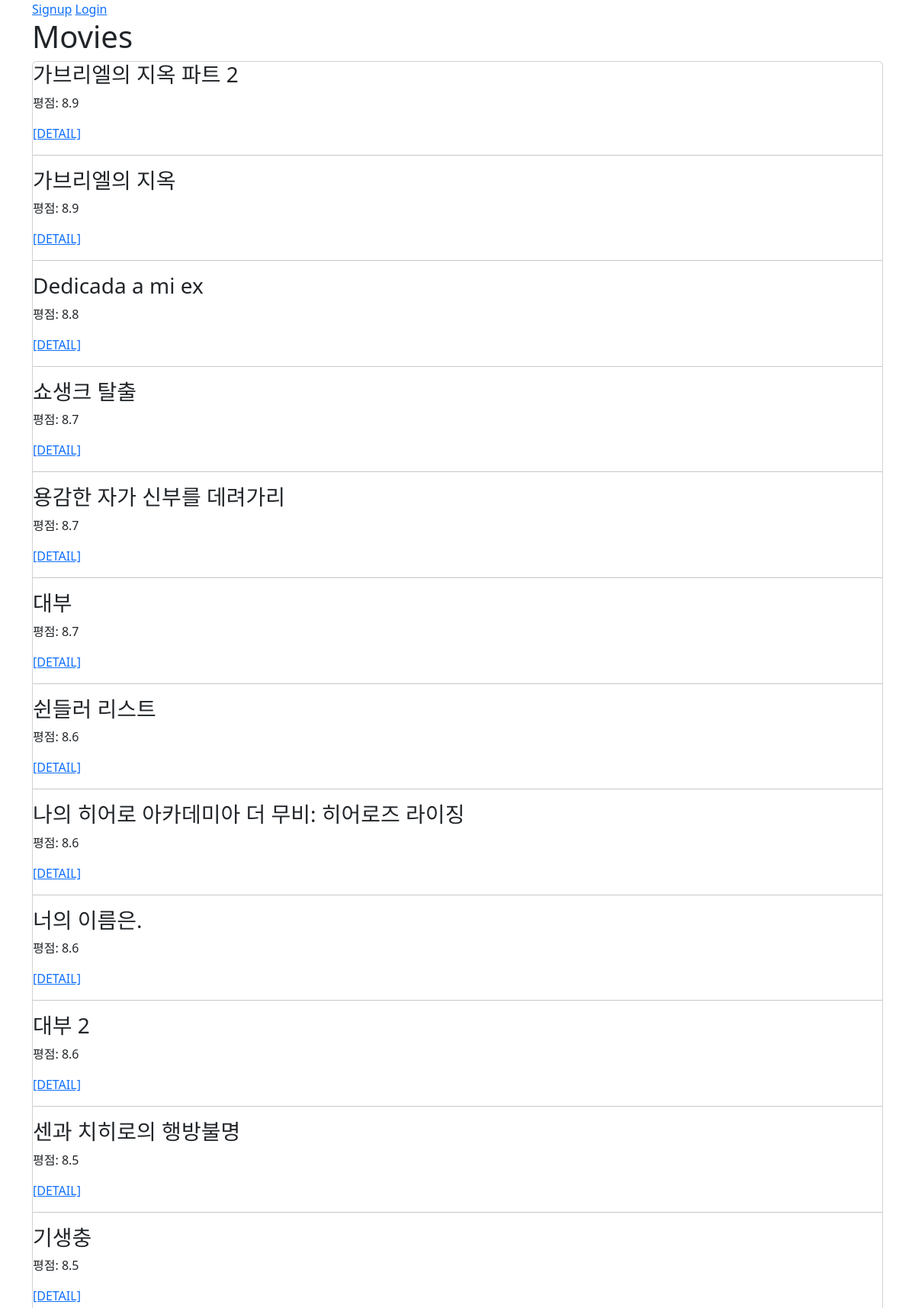
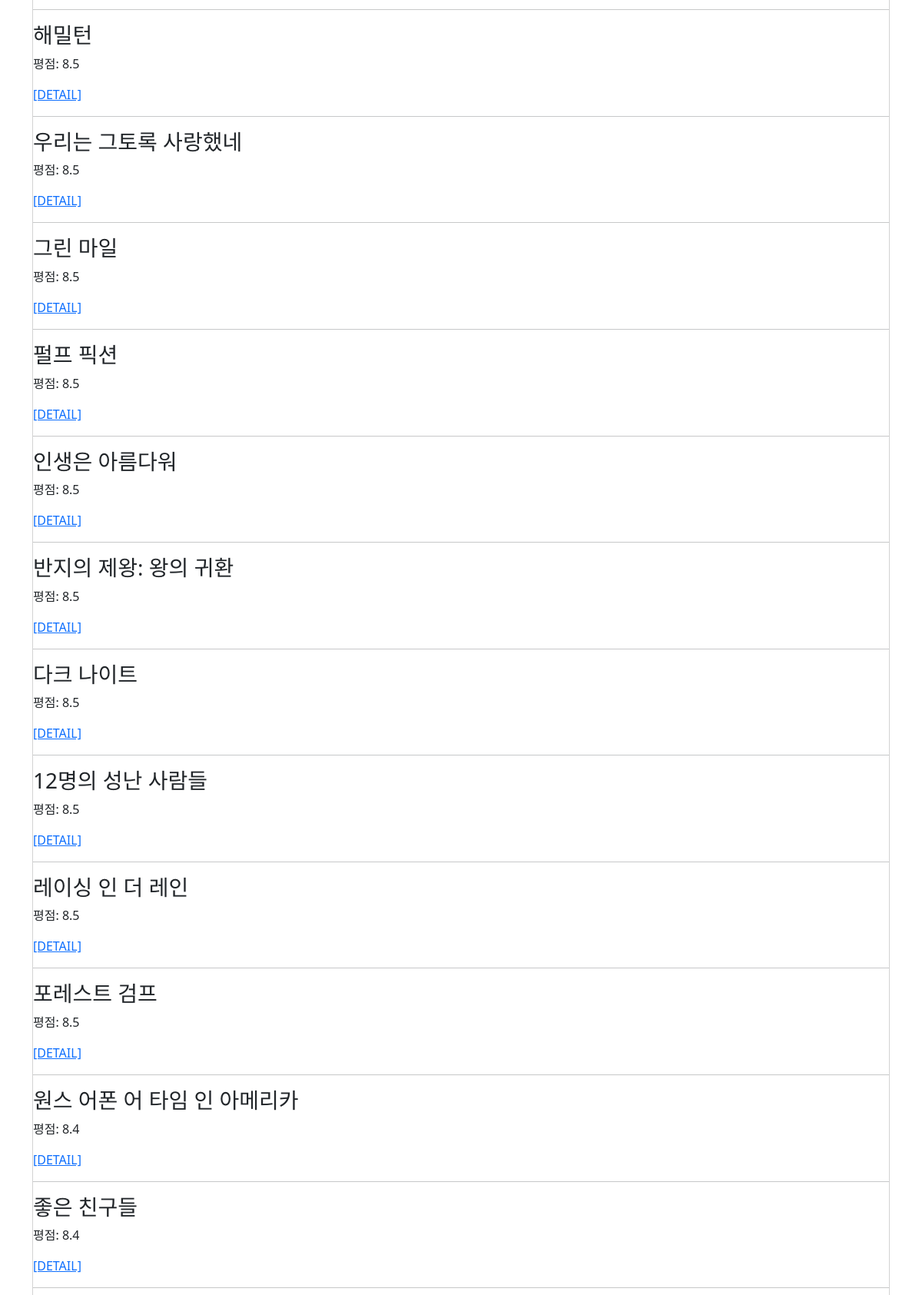
Page /movies/ (upper part) on the committed database (2 pictures, top to bottom).
### movies/models.py (models this page shows)
class Movie(models.Model):
    title = models.CharField(max_length=100)
    release_date = models.DateField()
    popularity = models.FloatField()
    vote_count = models.IntegerField()
    vote_average = models.FloatField()
    overview = models.TextField()
    poster_path = models.CharField(max_length=200)
    genres = models.ManyToManyField(Genre, related_name="movie")

### movies/views.py (the view)
# urls.py: path('', views.index, name='index'),
@require_safe
def index(request):
    movies = get_list_or_404(Movie)
    context = {'movies': movies}
    return render(request, 'movies/index.html', context)

### movies/templates/movies/index.html (shortened to what this page needs)
{% extends 'base.html' %}
{% block content %}
<h1>Movies</h1>
<div class="card">
  {% for movie in movies %}
    <h3>{{movie.title}}</h3>
    <p>평점: {{movie.vote_average}}</p>
    <a href="{% url 'movies:detail' movie.pk%}" >[DETAIL]</a>
    <hr>
  {% endfor %}
</div>
{% endblock %}

### templates/base.html (shortened to what this page needs)
<!DOCTYPE html>
<html lang="en">
<head>
  <link href="https://cdn.jsdelivr.net/npm/bootstrap@5.2.0-beta1/dist/css/bootstrap.min.css" rel="stylesheet">
</head>
<body>
  <div class="container">
    <nav>
      {% if user.is_authenticated %}
      <h3>Hello, {{ user.username }}</h3>
      <a href="{% url 'accounts:profile' user %}">내 프로필</a>
      <form action="{% url 'accounts:logout' %}" method="POST">
        {% csrf_token %}
        <input type="submit" value="Logout">
      </form>
      <a href="{% url 'movies:index'%}">Movie</a>
      <a href="{% url 'community:index'%}">Community</a>
      <a href="{% url 'community:create'%}">New Review</a>
      <a href="{% url 'movies:recommended' %}">MoviePick</a>
      {% else %}
      <a href="{% url 'accounts:signup' %}">Signup</a>
      <a href="{% url 'accounts:login' %}">Login</a>
      {% endif %}
    </nav>
    {% block content %}
    {% endblock content %}
  </div>
</body>
</html>

### rows in the picture
Movie: title "가브리엘의 지옥 파트 2", vote_average "8.9"
Movie: title "가브리엘의 지옥", vote_average "8.9"
Movie: title "Dedicada a mi ex", vote_average "8.8"
Movie: title "쇼생크 탈출", vote_average "8.7"
Movie: title "용감한 자가 신부를 데려가리", vote_average "8.7"
Movie: title "대부", vote_average "8.7"
Movie: title "쉰들러 리스트", vote_average "8.6"
Movie: title "나의 히어로 아카데미아 더 무비: 히어로즈 라이징", vote_average "8.6"
Movie: title "너의 이름은.", vote_average "8.6"
Movie: title "대부 2", vote_average "8.6"
Movie: title "센과 치히로의 행방불명", vote_average "8.5"
Movie: title "기생충", vote_average "8.5"
Movie: title "해밀턴", vote_average "8.5"
Movie: title "우리는 그토록 사랑했네", vote_average "8.5"
Movie: title "그린 마일", vote_average "8.5"
Movie: title "펄프 픽션", vote_average "8.5"
Movie: title "인생은 아름다워", vote_average "8.5"
Movie: title "반지의 제왕: 왕의 귀환", vote_average "8.5"
Movie: title "다크 나이트", vote_average "8.5"
Movie: title "12명의 성난 사람들", vote_average "8.5"
Movie: title "레이싱 인 더 레인", vote_average "8.5"
Movie: title "포레스트 검프", vote_average "8.5"
Movie: title "원스 어폰 어 타임 인 아메리카", vote_average "8.4"
Movie: title "좋은 친구들", vote_average "8.4"
